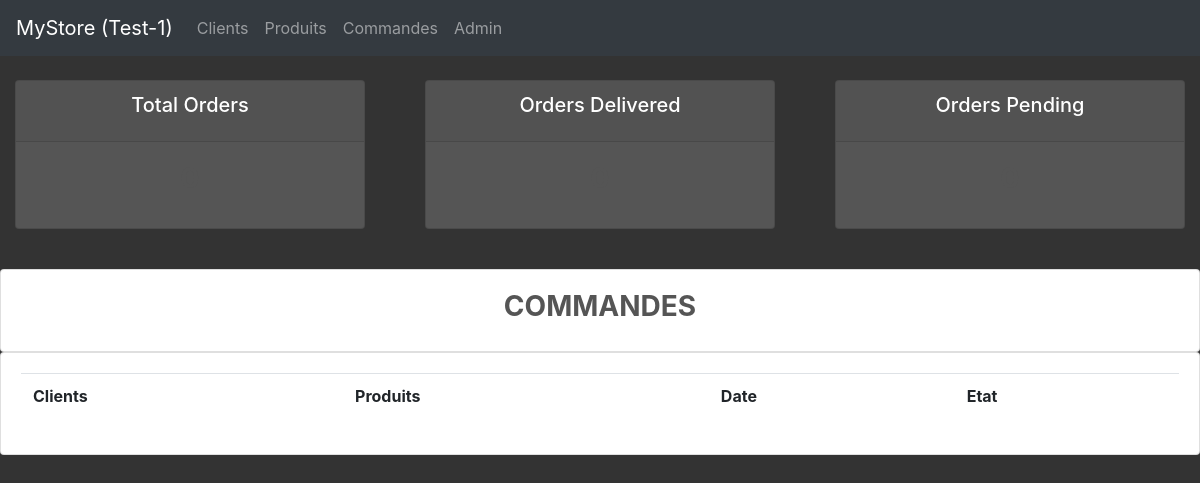
The app's page /orders/, older data.
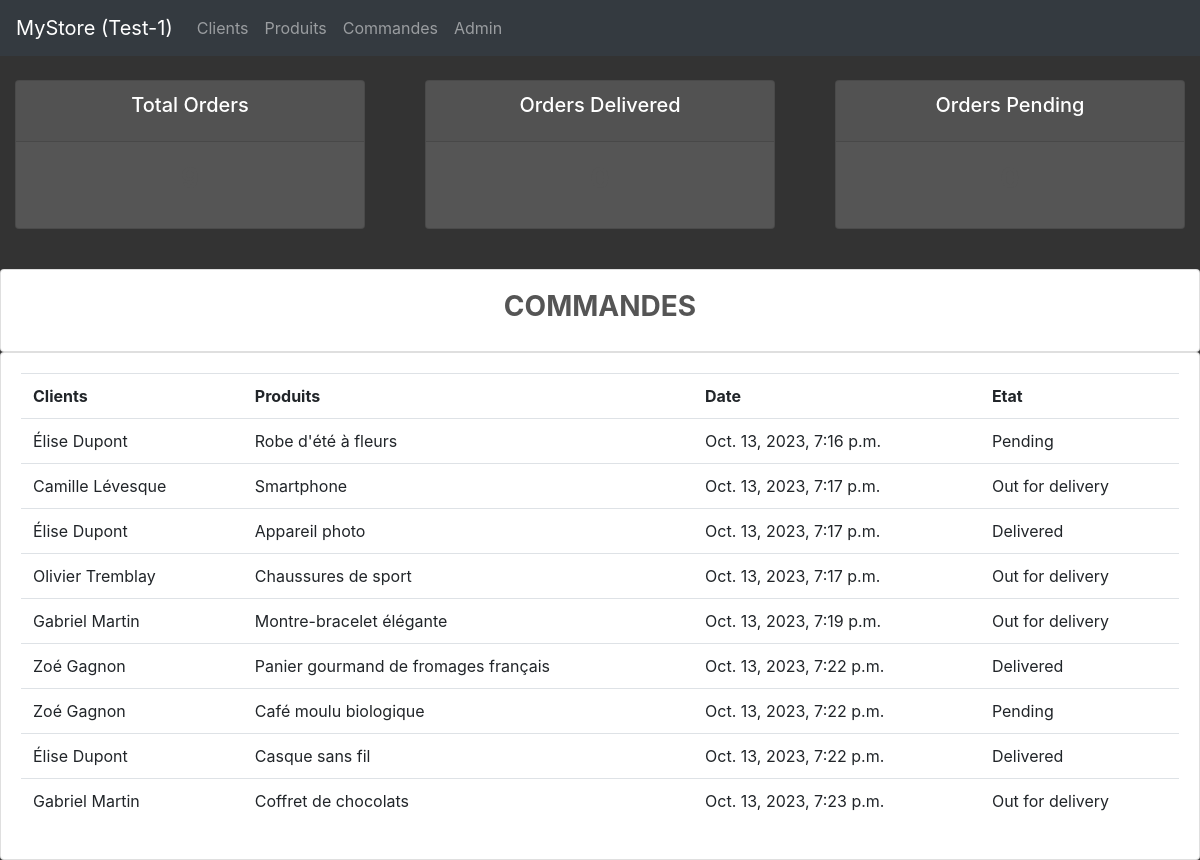
The same page, newer data.
### crm/models.py (models this page shows)
class Order(models.Model):
    STATUS = (
        ('En attente', 'En attente'),
        ('En cours de livraison', 'En cours de livraison'),
        ('Livrée', 'Livrée'),
    )
    customer = models.ForeignKey(Customer, null=True, on_delete=models.SET_NULL)
    product = models.ForeignKey(Product, null=True, on_delete=models.SET_NULL)
    date_created = models.DateTimeField(auto_now_add=True, null=True)
    status = models.CharField(max_length=200, null=True, choices=STATUS)

class Customer(models.Model):
    fname = models.CharField(max_length=30, null=True)
    lname = models.CharField(max_length=30, null=True)
    phone = models.CharField(max_length=15, null=True)
    email = models.EmailField(max_length=30, default="customer@.com")
    status = models.BooleanField(null=True)
    date_created = models.DateTimeField(auto_now_add=True, null=True)
    def __str__(self):
        return f"{self.fname} {self.lname}"

class Product(models.Model):
    CATEGORY = (
        ('Électronique', 'Électronique'),
        ('Mode', 'Mode'),
        ('Alimentation', 'Alimentation'),
    )
    name = models.fields.CharField(max_length=50, null=True)
    price = models.DecimalField(decimal_places=2, max_digits=10, null=True)
    category = models.fields.CharField(max_length=15, null=True, choices=CATEGORY)
    description = models.fields.TextField(max_length=200, blank=True, null=True)
    date_created = models.DateField(auto_now_add=True)
    status = models.BooleanField(null=True)
    def __str__(self):
        return self.name

### crm/views.py (the view)
# urls.py: path('orders/', views.orders, name='orders'),
def orders(request):
    orders = Order.objects.all()
    total_orders = orders.count()
    delivered = orders.filter(status='Livrée').count()
    pending = orders.filter(status='En attente').count()
    context = {'orders':orders, 'total_orders':total_orders,
               'delivered':delivered, 'pending':pending}
    return render(request, 'crm/orders.html', context)

### crm/templates/crm/orders.html (shortened to what this page needs)
{% extends 'crm/base.html' %}
{% block content %}
{% include 'crm/order_summary.html' %}
<br>
<div class="row">
    <div class="col-md">
        <div class="card card-body">
            <h3>COMMANDES</h3>
        </div>
        <div class="card card-body">
            <table class="table">
                <tr>
                    <th>Clients</th>
                    <th>Produits</th>
                    <th>Date</th>
                    <th>Etat</th>
                </tr>
                {% for i in orders %}
                <tr>
                    <td>{{i.customer}}</td>
                    <td>{{i.product}}</td>
                    <td>{{i.date_created}}</td>
                    <td>{{i.status}}</td>
                </tr>
                {% endfor %}
            </table>
        </div>
    </div>
</div>
{% endblock %}

Row changes from the older to the newer data that the page shows:
added Order: customer "Élise Dupont", product "Robe d'été à fleurs", date_created "Oct. 13, 2023, 7:16 p.m.", status "Pending"
added Order: customer "Camille Lévesque", product "Smartphone", date_created "Oct. 13, 2023, 7:17 p.m.", status "Out for delivery"
added Order: customer "Élise Dupont", product "Appareil photo", date_created "Oct. 13, 2023, 7:17 p.m.", status "Delivered"
added Order: customer "Olivier Tremblay", product "Chaussures de sport", date_created "Oct. 13, 2023, 7:17 p.m.", status "Out for delivery"
added Order: customer "Gabriel Martin", product "Montre-bracelet élégante", date_created "Oct. 13, 2023, 7:19 p.m.", status "Out for delivery"
added Order: customer "Zoé Gagnon", product "Panier gourmand de fromages français", date_created "Oct. 13, 2023, 7:22 p.m.", status "Delivered"
added Order: customer "Zoé Gagnon", product "Café moulu biologique", date_created "Oct. 13, 2023, 7:22 p.m.", status "Pending"
added Order: customer "Élise Dupont", product "Casque sans fil", date_created "Oct. 13, 2023, 7:22 p.m.", status "Delivered"
added Order: customer "Gabriel Martin", product "Coffret de chocolats", date_created "Oct. 13, 2023, 7:23 p.m.", status "Out for delivery"
